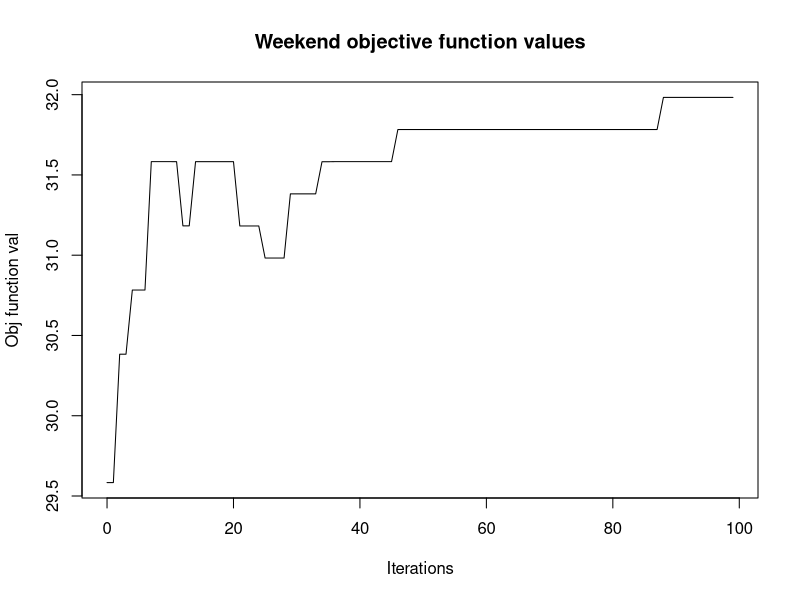

The R script that drew this image:
res <- read.csv("obj_func_val.csv", header=TRUE, sep=",")
par(mfrow=c(1,1))
plot(res[,1], res[,2], xlab = "Iterations", ylab="Obj function val",type="l", main="Weekend objective function values")
#axis(1, at=seq(0,length(res[,1])+100,50),labels=seq(0,length(res[,1])+100,50), las=0)
#axis(2, at=seq(0,length(res[,2]),5),labels=seq(0,length(res[,2]),5), las=2)

